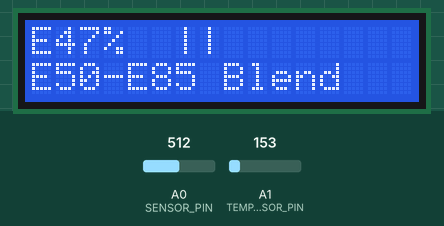
The sketch below on a simulated Arduino Uno, built with avr-gcc and run on an emulated ATmega328P. Shown: 16×2 character LCD. The inputs (shaded band) are chosen by the test bench; at power-on: A0 (SENSOR_PIN) = 512, A1 (TEMP_SENSOR_PIN) = 153. What the sketch prints to the serial monitor is not drawn.

Above: at 3.3 s.
3.4 s: A0 (SENSOR_PIN) set to 900
At 5.3 s:
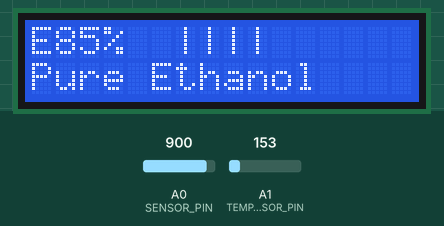
5.7 s: A0 (SENSOR_PIN) set to 716
At 7.6 s:
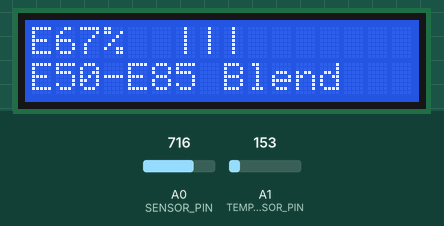
7.9 s: A0 (SENSOR_PIN) set to 306
At 9.0 s:
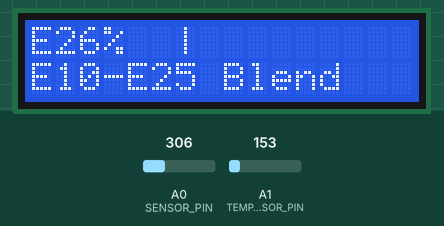
10.0 s: A0 (SENSOR_PIN) set to 122
At 11.4 s:
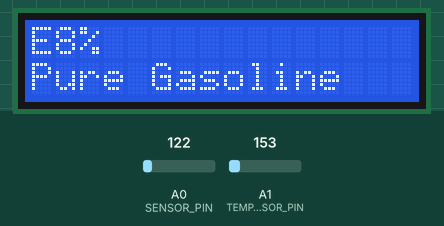
12.2 s: A1 (TEMP_SENSOR_PIN) set to 175
Timing chart, 0 to 14.8 s (numbered marks = the images above; inputs shaded):
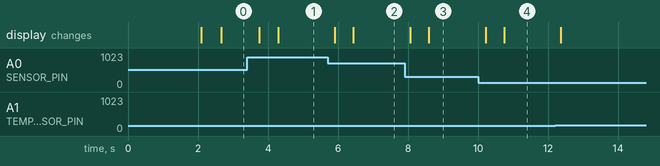

The sketch:

ethanol_sensor_arduino.ino
```cpp
// (licence header left out)
#include <Wire.h>
#include <LiquidCrystal_I2C.h>

// LCD Configuration (16x2, I2C address 0x27)
LiquidCrystal_I2C lcd(0x27, 16, 2);

// Sensor Configuration
#define SENSOR_PIN A0        // Analog input pin
#define NUM_SAMPLES 10       // Number of ADC samples to average
#define SAMPLE_DELAY 50      // Delay between samples (ms)

// Calibration Constants (modify after calibration procedure)
// These should be updated based on actual sensor calibration
const float CALIB_SLOPE = 0.098;  // Slope: (100-0)/(adc_100-adc_0)
const float CALIB_INTERCEPT = -3.0; // Intercept: -slope * adc_0

// Temperature Compensation
#define TEMP_SENSOR_PIN A1   // Optional temperature sensor (LM35)
const float TEMP_FACTOR = 0.001; // Temperature compensation factor per °C

// Display refresh rate
const unsigned long DISPLAY_UPDATE_INTERVAL = 200; // ms

// Global Variables
unsigned long lastDisplayUpdate = 0;
float currentEthanolPercentage = 0;

// Function Prototypes
float readSensorValue();
float calculateEthanolPercentage(float sensorValue);
void displayResults();
float getTemperatureCompensation();
void calibrationMode();

// Setup
void setup() {
  // Initialize serial for debugging
  Serial.begin(9600);
  Serial.println("\n=== Ethanol Fuel Sensor Initialized ===");

  // Initialize LCD
  lcd.init();
  lcd.backlight();
  lcd.print("Ethanol Sensor");
  lcd.setCursor(0, 1);
  lcd.print("Initializing...");

  // Pin configuration
  pinMode(SENSOR_PIN, INPUT);
  pinMode(TEMP_SENSOR_PIN, INPUT);

  delay(2000);
  lcd.clear();

  Serial.println("System ready. Reading sensor...");
  Serial.println("ADC Value | Raw Voltage | Ethanol %");
  Serial.println("-----------+-------------+-----------");
}

// Main Loop
void loop() {
  // Read sensor value (averaged)
  float sensorValue = readSensorValue();

  // Convert to ADC counts (0-1023)
  int adcValue = (int)sensorValue;

  // Convert ADC to voltage (0-5V)
  float sensorVoltage = (adcValue / 1023.0) * 5.0;

  // Calculate ethanol percentage
  currentEthanolPercentage = calculateEthanolPercentage(sensorValue);

  // Apply temperature compensation (optional)
  float tempCompensation = getTemperatureCompensation();
  currentEthanolPercentage *= tempCompensation;

  // Clamp to valid range (0-100%)
  if (currentEthanolPercentage < 0) currentEthanolPercentage = 0;
  if (currentEthanolPercentage > 100) currentEthanolPercentage = 100;

  // Update display at defined interval
  if (millis() - lastDisplayUpdate >= DISPLAY_UPDATE_INTERVAL) {
    displayResults();

    // Debug output to serial
    Serial.print(adcValue);
    Serial.print(" | ");
    Serial.print(sensorVoltage, 2);
    Serial.print("V | ");
    Serial.print(currentEthanolPercentage, 1);
    Serial.println("%");

    lastDisplayUpdate = millis();
  }

  // Small delay to prevent overwhelming the MCU
  delay(10);
}

/**
 * Read sensor analog value with averaging
 * @return Average ADC value (0-1023)
 */
float readSensorValue() {
  long sum = 0;

  for (int i = 0; i < NUM_SAMPLES; i++) {
    sum += analogRead(SENSOR_PIN);
    delay(SAMPLE_DELAY);
  }

  return sum / (float)NUM_SAMPLES;
}

/**
 * Calculate ethanol percentage from sensor reading
 * Uses linear calibration: Ethanol% = slope * ADC + intercept
 *
 * @param sensorValue ADC value (0-1023)
 * @return Ethanol percentage (0-100%)
 */
float calculateEthanolPercentage(float sensorValue) {
  // Linear calibration equation
  // Ethanol% = CALIB_SLOPE * ADC_value + CALIB_INTERCEPT
  float ethanol = (CALIB_SLOPE * sensorValue) + CALIB_INTERCEPT;

  return ethanol;
}

/**
 * Get temperature compensation factor
 * Compensates for temperature-dependent dielectric changes
 *
 * @return Temperature compensation multiplier (typically 0.99 to 1.01)
 */
float getTemperatureCompensation() {
  // Read optional temperature sensor
  int tempRaw = analogRead(TEMP_SENSOR_PIN);
  float tempVoltage = (tempRaw / 1023.0) * 5.0;

  // LM35: 10mV per °C, 0.5V at 25°C
  float currentTemp = (tempVoltage - 0.5) / 0.01;

  // Compensation factor
  // At 25°C: factor = 1.0
  float factor = 1.0 + TEMP_FACTOR * (currentTemp - 25.0);

  return factor;
}

/**
 * Display current readings on LCD
 */
void displayResults() {
  lcd.clear();

  // Line 1: Ethanol percentage with progress bar
  lcd.setCursor(0, 0);
  lcd.print("E");
  lcd.print((int)currentEthanolPercentage);
  lcd.print("%  ");

  // Simple progress bar (5 characters = 20% increments)
  int barLength = (int)(currentEthanolPercentage / 20);
  for (int i = 0; i < 5; i++) {
    if (i < barLength) {
      lcd.print("|" );
    } else {
      lcd.print(" ");
    }
  }

  // Line 2: Status information
  lcd.setCursor(0, 1);
  if (currentEthanolPercentage < 20) {
    lcd.print("Pure Gasoline");
  } else if (currentEthanolPercentage < 40) {
    lcd.print("E10-E25 Blend");
  } else if (currentEthanolPercentage < 70) {
    lcd.print("E50-E85 Blend");
  } else {
    lcd.print("Pure Ethanol");
  }
}

/**
 * CALIBRATION MODE (activate via serial command)
 * Uncomment to run calibration procedure
 */
void calibrationMode() {
  Serial.println("\n=== ENTERING CALIBRATION MODE ===");
  Serial.println("Make sure sensor is immersed in fuel sample");

  int adcValues[5] = {0};
  String labels[5] = {"E0", "E25", "E50", "E75", "E100"};

  for (int sample = 0; sample < 5; sample++) {
    Serial.print("\nReady for ");
    Serial.print(labels[sample]);
    Serial.println(" sample? (send 'r' to record)");

    // Wait for user input
    while (!Serial.available()) {
      delay(100);
    }

    if (Serial.read() == 'r') {
      // Read and average 20 samples
      long sum = 0;
      for (int i = 0; i < 20; i++) {
        sum += analogRead(SENSOR_PIN);
        delay(100);
      }
      adcValues[sample] = sum / 20;

      Serial.print("Recorded ADC value for ");
      Serial.print(labels[sample]);
      Serial.print(": ");
      Serial.println(adcValues[sample]);
    }
  }

  // Calculate calibration constants
  float slope = 100.0 / (float)(adcValues[4] - adcValues[0]);
  float intercept = -slope * adcValues[0];

  Serial.println("\n=== CALIBRATION RESULTS ===");
  Serial.print("Slope: ");
  Serial.println(slope, 6);
  Serial.print("Intercept: ");
  Serial.println(intercept, 6);
  Serial.println("\nUpdate CALIB_SLOPE and CALIB_INTERCEPT in code");
}

/*
 * NOTES:
 *
 * 1. CALIBRATION:
 *    - Run calibration mode to determine CALIB_SLOPE and CALIB_INTERCEPT
 *    - Test with fuel samples: E0, E25, E50, E75, E100
 *    - Update constants in code and recompile
 *
 * 2. TEMPERATURE COMPENSATION:
 *    - Remove #define TEMP_SENSOR_PIN if not using temperature sensor
 *    - Adjust TEMP_FACTOR based on testing
 *
 * 3. DISPLAY OPTIONS:
 *    - This code assumes 16x2 LCD with I2C interface
 *    - Modify LiquidCrystal_I2C address if different (0x27 is common)
 *    - For different displays, update displayResults() function
 *
 * 4. DEBUGGING:
 *    - Open Serial Monitor (9600 baud) to see debug output
 *    - Shows ADC values, voltages, and ethanol percentages
 *
 * 5. IMPROVEMENTS FOR PRODUCTION:
 *    - Store calibration values in EEPROM
 *    - Add CAN bus interface for vehicle integration
 *    - Implement error checking and fault codes
 *    - Add low-battery warning
 */
```

Measured:
- after the input at 3.4 s, the display: first changes after 0.35 s (image 1 shows a later state)
- after the input at 5.7 s, the display: first changes after 0.20 s (image 2 shows a later state)
- after the input at 7.9 s, the display: first changes after 0.16 s (image 3 shows a later state)
- after the input at 10.0 s, the display: first changes after 0.21 s (image 4 shows a later state)
